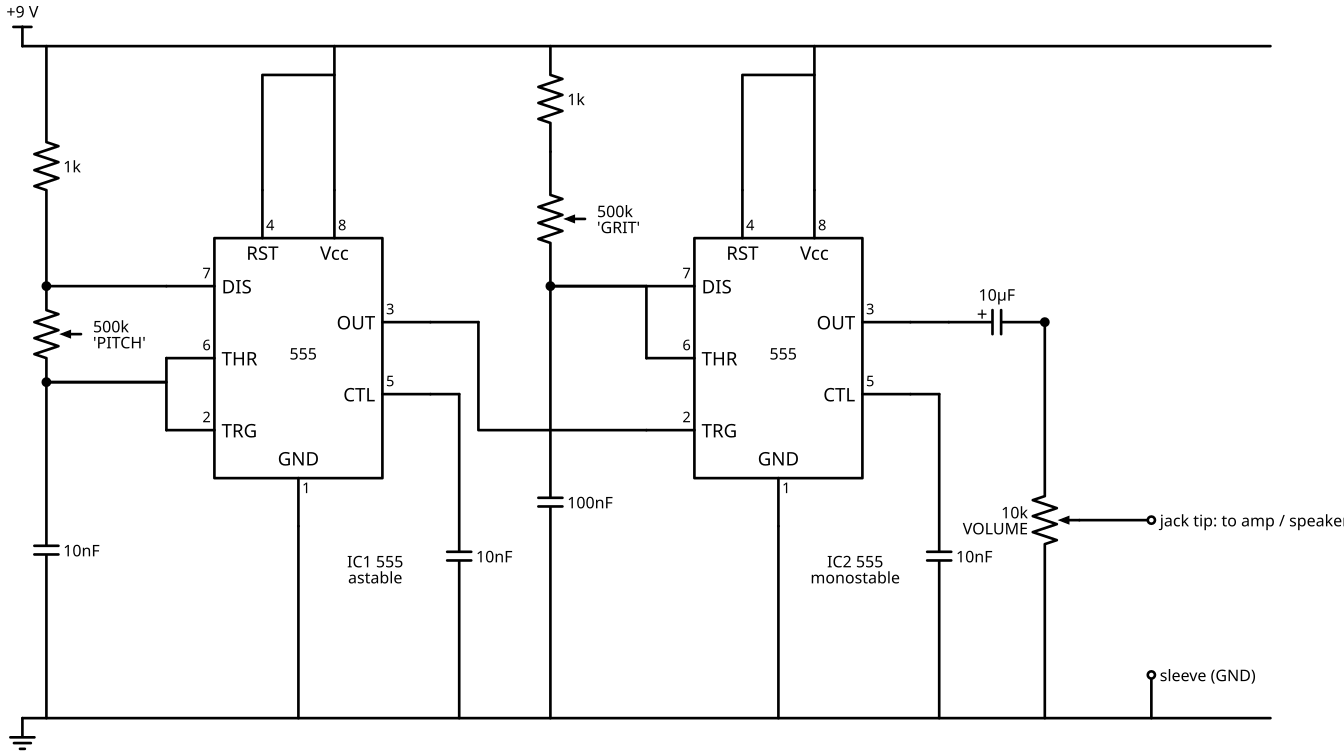

The Python source for this figure:
"""Atari Punk Console (Unit 4). Run: python punk_console.py -> punk_console.svg"""
import schemdraw
import schemdraw.elements as elm

with schemdraw.Drawing(file="punk_console.svg", show=False) as d:
    d.config(fontsize=12, unit=2.0)
    TOP, BOT = 9.0, -5.0
    vx = 22

    # ---------- IC1: astable ----------
    ic1 = elm.Ic555().right().at((0, 0)).label("IC1  555\nastable", loc="bottom", ofst=(1.6, -0.6))
    xL1 = ic1.DIS[0] - 2.5
    elm.Line().at((xL1 - 0.5, TOP)).right().tox(vx)  # +9V rail
    elm.Vdd().at((xL1 - 0.5, TOP)).label("+9 V")
    elm.Line().at((xL1 - 0.5, BOT)).right().tox(vx)  # ground rail
    elm.Ground().at((xL1 - 0.5, BOT))

    elm.Resistor().at((xL1, TOP)).down().toy(ic1.DIS[1]).label("1k", loc="bottom")
    dis = elm.Dot()
    elm.Line().right().to(ic1.DIS)
    elm.Potentiometer().at(dis.center).down().label("500k\n'PITCH'", loc="bottom")
    tr = elm.Dot()
    elm.Wire("-|").at(tr.center).to(ic1.THR)
    elm.Wire("-|").at(tr.center).to(ic1.TRG)
    elm.Capacitor().at(tr.center).down().toy(BOT).label("10nF", loc="bottom")
    elm.Line().at(ic1.Vcc).up().toy(TOP)
    elm.Wire("|-").at(ic1.RST).to((ic1.Vcc[0], TOP - 0.6))
    elm.Line().at(ic1.GND).down().toy(BOT)
    elm.Line().at(ic1.CTL).right().length(0.6)
    elm.Capacitor().down().toy(BOT).label("10nF", loc="bottom")

    # ---------- IC2: monostable ----------
    ic2 = elm.Ic555().right().at((10, 0)).label("IC2  555\nmonostable", loc="bottom", ofst=(1.6, -0.6))
    xL2 = ic2.DIS[0] - 2.0
    elm.Resistor().at((xL2, TOP)).down().length(2.2).label("1k", loc="bottom")
    elm.Potentiometer().down().toy(ic2.DIS[1]).label("500k\n'GRIT'", loc="bottom")
    n67 = elm.Dot()
    elm.Line().right().to(ic2.DIS)
    elm.Wire("-|").at(n67.center).to(ic2.THR)
    elm.Capacitor().at(n67.center).down().toy(BOT).label("100nF", loc="bottom")
    elm.Line().at(ic2.Vcc).up().toy(TOP)
    elm.Wire("|-").at(ic2.RST).to((ic2.Vcc[0], TOP - 0.6))
    elm.Line().at(ic2.GND).down().toy(BOT)
    elm.Line().at(ic2.CTL).right().length(0.6)
    elm.Capacitor().down().toy(BOT).label("10nF", loc="bottom")

    # IC1 OUT -> IC2 TRIG (the trigger wire)
    elm.Line().at(ic1.OUT).right().length(1.0)
    elm.Wire("|-").to(ic2.TRG)

    # ---------- output ----------
    elm.Line().at(ic2.OUT).right().length(0.8)
    elm.Capacitor(polar=True).right().label("10µF", loc="top")
    o = elm.Dot()
    vol = elm.Potentiometer().at(o.center).down().toy(BOT).reverse().label("10k\nVOLUME", loc="top")
    elm.Line().at(vol.tap).right().length(1.5)
    elm.Dot(open=True).label("jack tip: to amp / speaker", loc="right")
    elm.Dot(open=True).at((vol.tap[0] + 1.5, BOT + 0.9)).label("sleeve (GND)", loc="right")
    elm.Line().down().toy(BOT)
